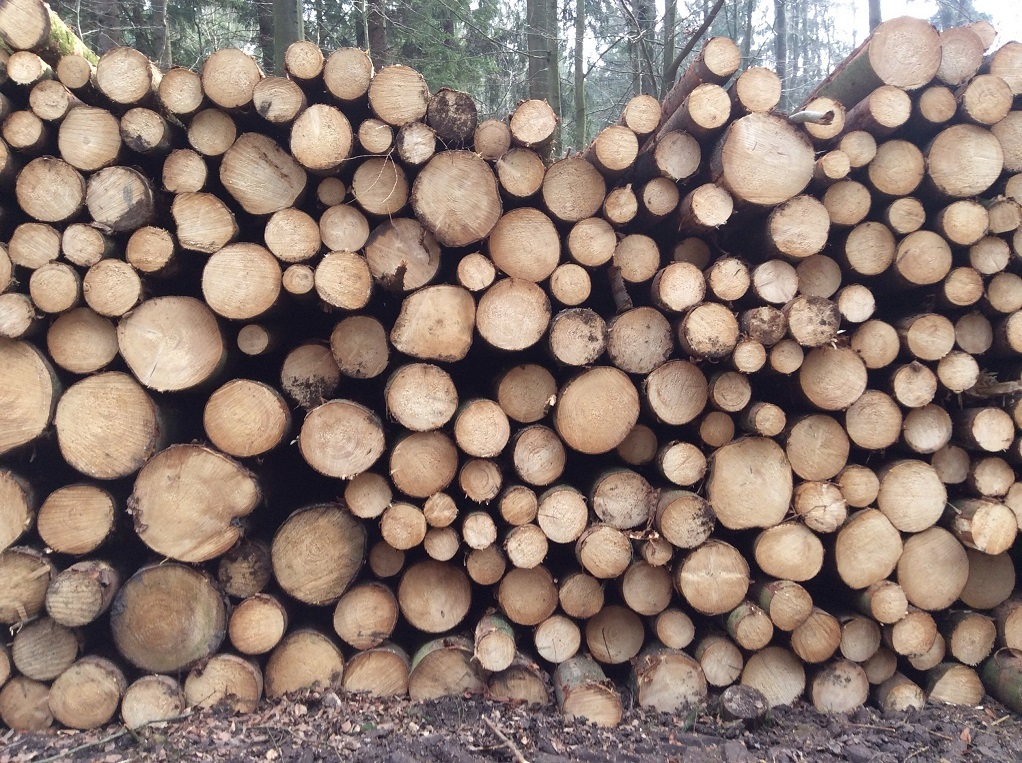
#> input picture 1_Basics_of_Computer_Vision/images/IMG_1009.JPG, 1022 x 763 px, found by its file name
$ jupyter execute thresholding.ipynb   (older library calls are emulated)
#> lines starting #> are read from the running program, lines starting #| are printed output that depends on the picture; after the words box and inside, x2 and y2 are one past the last pixel; in counts of white or black regions, pixels touching at a corner belong together
# Computer Vision – Thresholdings

En este notebook empezaremos a comprender los thresholdings o umbrales y por qué un valor de umbral T no debe proporcionarse manualmente. Probaremos el método de umbral de Otsu y ademas comprenderemos la importancia de los umbrales adaptativos y por qué es útil en situaciones donde las condiciones de iluminación no se pueden controlar.

¿Qué es el umbral? El umbral es la binarización de una imagen. En general, buscamos convertir una imagen en escala de grises a una imagen binaria, donde los píxeles son 0 o 255. Un ejemplo de umbral simple sería seleccionar un valor de umbral T, y luego configurar todas las intensidades de píxeles menores que T a cero, y todos los valores de píxeles mayores a T a 255. De esta manera, podemos crear una representación binaria de la imagen.

### Setup

[cell 1]
import cv2
from skimage.filters import threshold_local

image = cv2.imread("C:/Users/algonzalez/source/repos/Computer_Vision/1_Basics_of_Computer_Vision/images/IMG_1009.JPG")
#> image is the input picture: shape (763, 1022, 3); mean B, G, R 113.4, 123.2, 142.3
gray = cv2.cvtColor(image, cv2.COLOR_BGR2GRAY)
cv2.imshow("Original", image)
cv2.waitKey(0)
cv2.destroyAllWindows()

## Simple Thresholding

Comenzamos realizando un umbral simple que nos obliga a suministrar manualmente un valor de T para realizar el umbral. Sin embargo, nos damos cuenta rápidamente de que suministrar manualmente un valor de T es muy tedioso y nos obliga a programar este valor, lo que implica que este método no funcionará en todas las situaciones.

[cell 2]
gray = cv2.cvtColor(image, cv2.COLOR_BGR2GRAY)
blurred = cv2.GaussianBlur(gray, (7, 7), 0)
cv2.imshow("Image", image)

# Umbral básico - el primer parámetro es la imagen
# queremos de umbral, el segundo valor es nuestro umbral y
# comprobar si un valor de píxel es mayor que nuestro umbral (en este
# caso, 200), lo configuramos como NEGRO, de lo contrario es BLANCO.
(T, threshInv) = cv2.threshold(blurred, 200, 255, cv2.THRESH_BINARY_INV)
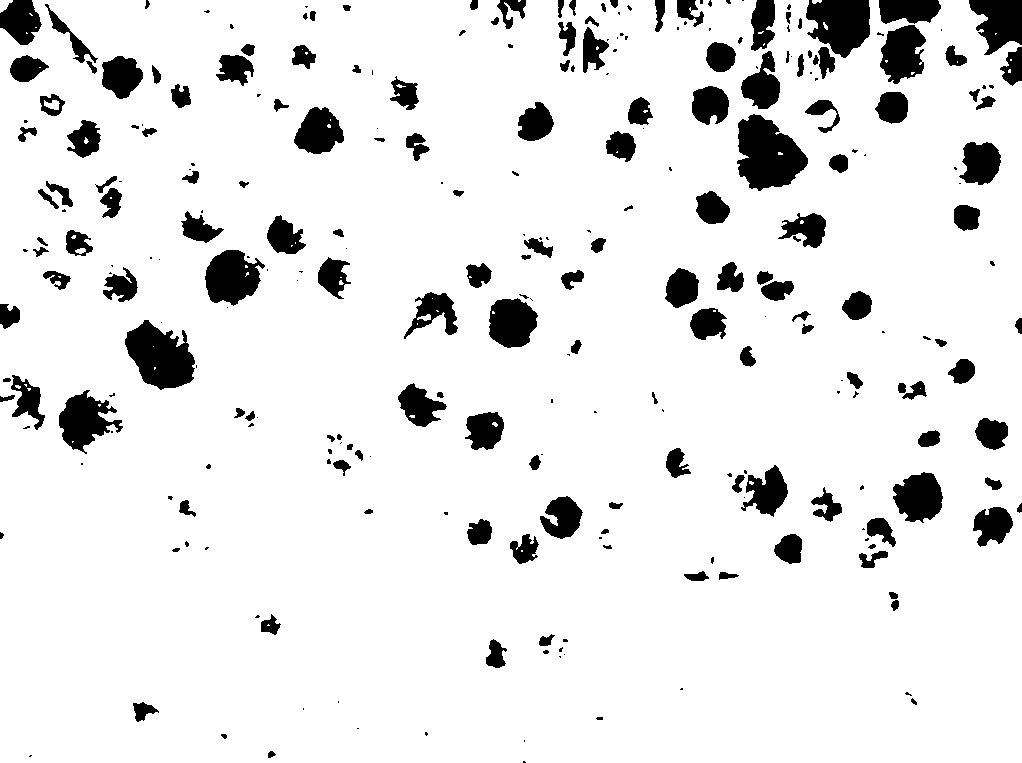
#> threshInv: shape (763, 1022); 90.3% white; 283 black regions (118 under 20 px), largest, box (x1, y1, x2, y2) and area: (737, 114, 808, 191) 3634, (125, 320, 195, 390) 3178, (806, 0, 870, 58) 2703
cv2.imshow("Threshold Binary Inverse", threshInv)

# utilizando un umbral normal (en lugar de un umbral inverso),
# podemos cambiar el último argumento en la función para hacer la imagen
# negra en lugar de blanco.
(T, thresh) = cv2.threshold(blurred, 200, 255, cv2.THRESH_BINARY)
cv2.imshow("Threshold Binary", thresh)

# Finalmente, visualizaremos las regiones enmascaradas en la imagen.
cv2.imshow("Output", cv2.bitwise_and(image, image, mask=threshInv))
cv2.waitKey(0)
cv2.destroyAllWindows()

## Otsu Thresholding

Pasamos al método de umbral de Otsu, que calcula automáticamente el valor óptimo de T para nosotros asumiendo una distribución bimodal de la representación en escala de grises de nuestra imagen de entrada. El problema aquí es que:

1. Nuestras imágenes de entrada deben ser bimodales para que el método de Otsu obtenga resultados visualmente atractivos.
2. El método de Otsu es un método de umbral global, lo que implica que debemos tener al menos algún control sobre nuestras condiciones de iluminación.

En situaciones en las que nuestras condiciones de iluminación no son las ideales, o simplemente no podemos controlarlas, analizamos los umbrales adaptativos (que también se conocen como umbrales locales).

[cell 3]
gray = cv2.cvtColor(image, cv2.COLOR_BGR2GRAY)
blurred = cv2.GaussianBlur(gray, (7, 7), 0)
cv2.imshow("Image", image)

# El umbral automático de Otsu - el método de Otsu automáticamente
# determina el mejor valor de umbral `T` para nosotros
(T, threshInv) = cv2.threshold(blurred, 0, 255,
    cv2.THRESH_BINARY_INV | cv2.THRESH_OTSU)
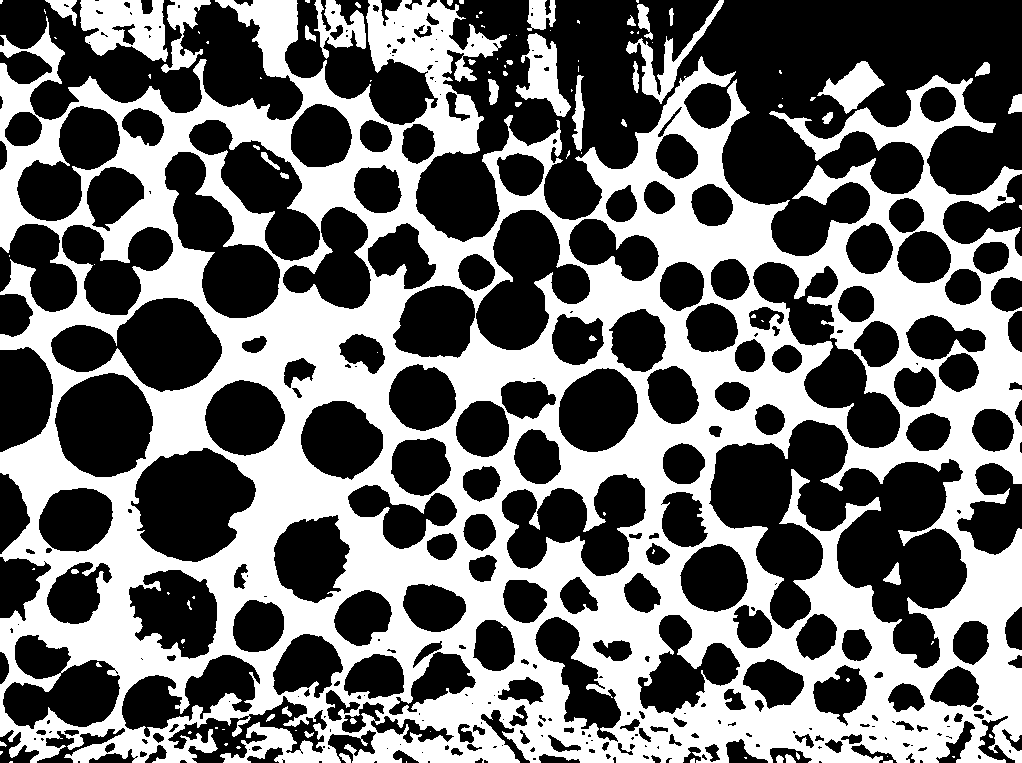
#> threshInv: shape (763, 1022); 43% white; 108 white regions (64 under 20 px), largest, box (x1, y1, x2, y2) and area: (0, 0, 1022, 763) 318829, (80, 0, 168, 62) 3748, (516, 33, 571, 117) 2104
#> T = 120
cv2.imshow("Threshold", threshInv)
print("Otsu's thresholding value: {}".format(T))
#| Otsu's thresholding value: 120.0

# Finalmente, visualizaremos las regiones enmascaradas en la imagen.
cv2.imshow("Output", cv2.bitwise_and(image, image, mask=threshInv))
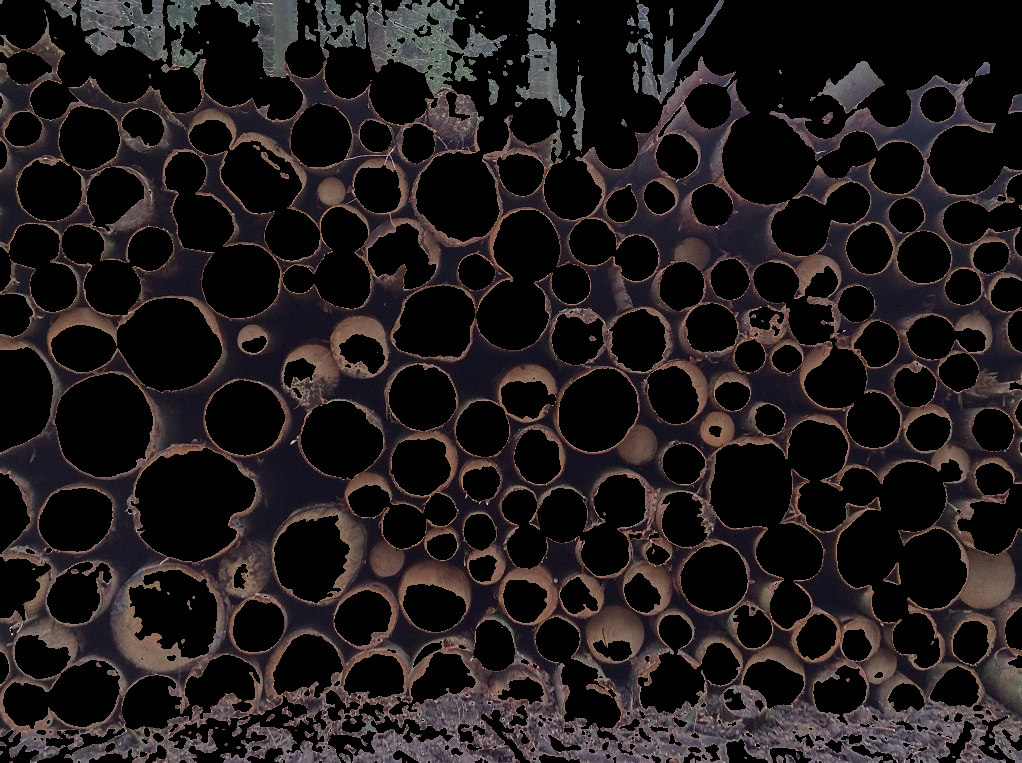
#> window 'Output': shape (763, 1022, 3); mean B, G, R 27.9, 27.1, 32.8
cv2.waitKey(0)
cv2.destroyAllWindows()

## Adaptive Thresholding

Los umbrales adaptativos suponen que las regiones locales de una imagen tendrán una iluminación e iluminación más uniformes que la imagen en su conjunto. Por lo tanto, para obtener mejores resultados de umbrales, deberíamos investigar las subregiones de una imagen y establecer un umbral individual para obtener nuestra imagen de salida final.

[cell 4]
image = cv2.cvtColor(image, cv2.COLOR_BGR2GRAY)
blurred = cv2.GaussianBlur(image, (5, 5), 0)
cv2.imshow("Image", image)

# En lugar de especificar manualmente el valor de umbral, podemos usar adaptive Thresholding
# para examinar vecinos de píxeles y el umbral adaptativo para
# cada barrio: en este ejemplo, calcularemos el valor medio
# del área de los vecinos de 25 píxeles y el umbral basado en ese valor
# finalmente, nuestra constante C se resta del cálculo de la media (en este
# caso 15)
thresh = cv2.adaptiveThreshold(blurred, 255,
	cv2.ADAPTIVE_THRESH_MEAN_C, cv2.THRESH_BINARY_INV, 25, 15)
#> thresh: shape (763, 1022); 26.9% white; 787 white regions (498 under 20 px), largest, box (x1, y1, x2, y2) and area: (0, 0, 1022, 735) 172070, (797, 0, 891, 113) 1760, (563, 0, 609, 131) 1330
cv2.imshow("OpenCV Mean Thresh", thresh)

# El umbral adaptativo scikit-image
T = threshold_local(blurred, 29, offset=5, method="gaussian")
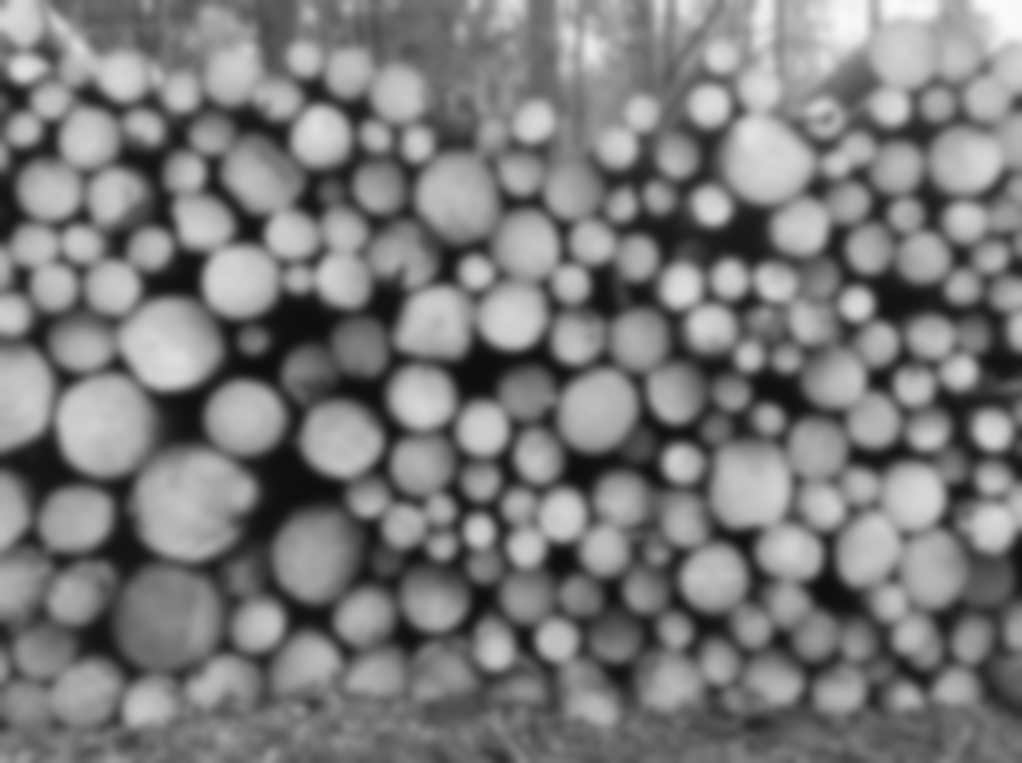
#> T: shape (763, 1022) float64; min 13.96, max 249.9, mean 122.8
thresh = (blurred < T).astype("uint8") * 255
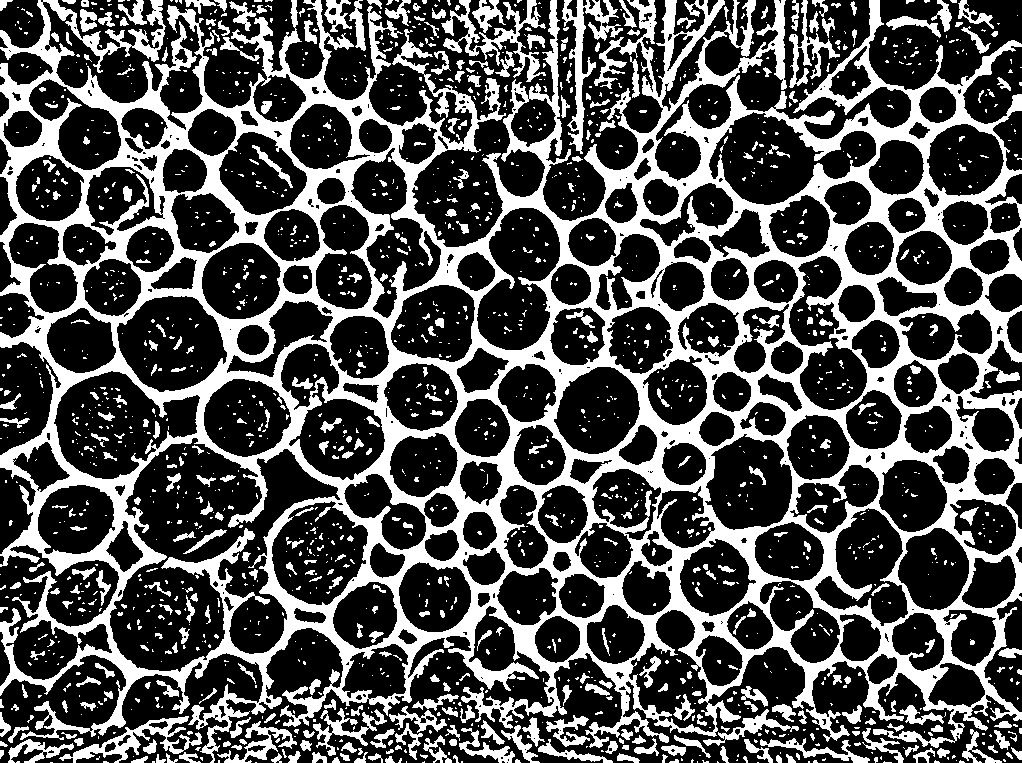
#> thresh: shape (763, 1022); 31.7% white; 1810 white regions (1366 under 20 px), largest, box (x1, y1, x2, y2) and area: (0, 0, 1022, 763) 196299, (441, 0, 546, 82) 2142, (562, 0, 623, 154) 2130
cv2.imshow("scikit-image Mean Thresh", thresh)
cv2.waitKey(0)
cv2.destroyAllWindows()
